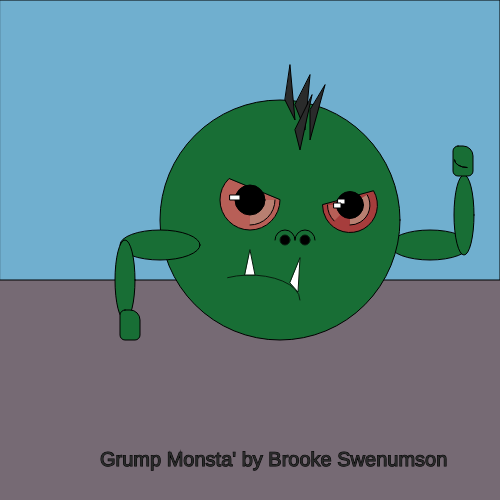
Frame 1 (no input)
Frame 60 (no input): identical to frame 1, image omitted
Frame 120 (the mouse pressed at the canvas centre since frame 60): identical to frame 1, image omitted

The p5.js sketch that drew this single still picture (run headless with seeded random() and noise() and a simulated clock; from frame 60 on, the mouse is pressed at the canvas centre):

// p5.js sketch
// ── sketch.js
function setup() {
  createCanvas(500, 500);
  background(118, 106, 116);

/*
 First I created a canvas, in a lovely purple-grey.
 Now I want to try and create some background effects.
 The arcs ended up reminding me of an angry eye, so I went
 with it.
*/

// I am thinking it would be sweet to add a horizon line, so I am adding a large rectangle.

  fill(112,175,207);
  rect(0,0,500,280);

// I wanted the arm to be behind the body/head, so I moved it up.
// Left arm

  fill(24,110,53);
  ellipse(430,245,80,30);
  ellipse(464,215,20,80);
  rect(453,146,20,30,5,10,5);

// this arc is to give the fist some shape.
  noFill();
  arc(467,160,25,15,HALF_PI,PI);

  // Head

  fill(24,110,53);
  ellipse(280,220,240,240);

// Right Arm

  fill(24,110,53);
  ellipse(160,245,80,30);
  ellipse(125,280,20,80);
  rect(120,310,20,30,5,10,5);

  // this arc is to give the fist some shape.
  noFill();
  arc(467,160,25,15,HALF_PI,PI);
  // LEFT eye

  fill(184,95,87);
  arc(250,200,60,60,0,PI+QUARTER_PI,CHORD);


  fill(184,127,113);
  arc(250,200,50,50,0,HALF_PI);

  fill(0,0,0);
  ellipse(250,200,30,30);

  fill(255,255,255);
  rect(230,195,10,5);

  // RIGHT eye

  push();

  fill(166, 61, 60);
  // ellipse(350, 205, 60, 53);
  arc(350, 205, 55, 55, 100, PI, CHORD);

  fill(184, 95, 87);
  arc(350,205,45,45,HALF_PI+QUARTER_PI,PI);

  fill(184, 127, 113);
  arc(350,205,40,40,100,HALF_PI);

  // I orinigally couldn't figure out how to rotate an ellipse, so I had other plans for my second eye. After Monday class I got it.

  // fill(184, 127, 113);
  // ellipse(350, 205, 40, 35);

  fill(0, 0, 0);
  ellipse(350, 205, 27, 27);

  fill(255, 255, 255);
  rect(338, 199, 7, 5);

  fill(255, 255, 255);
  rect(334, 203, 7, 5);

  pop();

  // Now I shall attempt a mouth.

  noFill();
  stroke(7,31,15);
  arc(250, 300, 100, 50, PI+QUARTER_PI, TWO_PI);

  // I want to add some teeth

  fill(255, 255, 255);
  triangle(245,275,255,275,250,250);

  // Here I wasn't sure if I wanted the tooth up or down.
  //triangle(245, 275, 255, 275, 244, 308);

  triangle(290,283,298,292,300,258);
  //fill(255, 255, 255);
  //quad(20,30,68,80,35,60,205);

  // NOSE

  fill(0,0,0);
  ellipse(285,240,10,10);
  ellipse(305,240,10,10);

  noFill();
  stroke(0,0,0);
  arc(285,240,20,20,PI,0);
  arc(305,240,20,20,PI,0);

  // This is becoming a grump monster.

// Now I need to make some arms.  I put these up near the head so I can arrange them properly.

// Now for some final details... hair perhaps? A fin? Spikey hair?

  fill(42,43,43);
  triangle(285,100,295,120,290,65);
  triangle(295,105,305,130,310,75);
  triangle(310,110,310,140,325,85);
  triangle(295,130,300,150,312,95);

// It is nice to know how to add a variable for this part.
  textSize(20);
  var newText;
  newText = "Grump Monsta' by Brooke Swenumson";
  text(newText,100,450,500,50);


}

function draw() {

}
